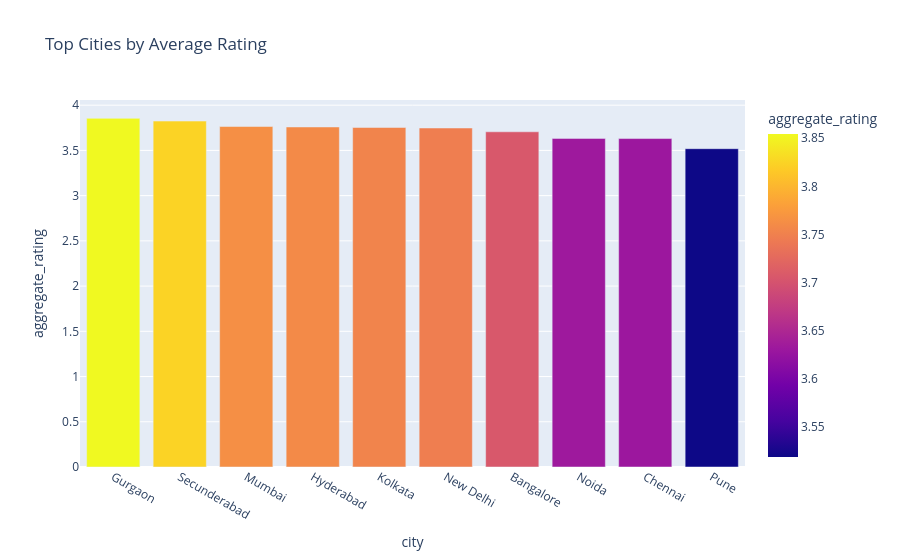

Write notebook code for a chart like this one.
### Markdown cell above
- There is a **weak positive relationship** between votes and ratings.
- Restaurants with higher votes tend to have **slightly better ratings**, but the trend is not very strong.
- Most restaurants are clustered in the **low votes (0–5000) range**, regardless of rating.
- A few restaurants have extremely high votes, acting as **outliers with high popularity**.
- Ratings remain mostly between **3.0 and 4.5** across all vote levels.
- Overall, **votes indicate popularity but do not strongly determine ratings**.

### Code cell
#city vs rating
city_rating = df.groupby('city')['aggregate_rating'].mean().sort_values(ascending=False).head(10).reset_index()
fig = px.bar(city_rating,x='city',y='aggregate_rating',color='aggregate_rating',title='Top Cities by Average Rating',color_continuous_scale='plasma')
fig.show()

### Figure 1 — Plotly figure (JSON) as saved in the notebook; plotly's stock layout.template omitted (floating-point values rounded to 4 significant figures)
{"data": [{"hovertemplate": "city=%{x}<br>aggregate_rating=%{marker.color}<extra></extra>", "legendgroup": "", "marker": {"color": [3.854, 3.824, 3.764, 3.759, 3.754, 3.748, 3.706, 3.633, 3.631, 3.519], "coloraxis": "coloraxis", "pattern": {"shape": ""}}, "name": "", "orientation": "v", "showlegend": false, "textposition": "auto", "type": "bar", "x": ["Gurgaon", "Secunderabad", "Mumbai", "Hyderabad", "Kolkata", "New Delhi", "Bangalore", "Noida", "Chennai", "Pune"], "xaxis": "x", "y": [3.854, 3.824, 3.764, 3.759, 3.754, 3.748, 3.706, 3.633, 3.631, 3.519], "yaxis": "y"}], "layout": {"barmode": "relative", "coloraxis": {"colorbar": {"title": {"text": "aggregate_rating"}}, "colorscale": [[0, "#0d0887"], [0.1111, "#46039f"], [0.2222, "#7201a8"], [0.3333, "#9c179e"], [0.4444, "#bd3786"], [0.5556, "#d8576b"], [0.6667, "#ed7953"], [0.7778, "#fb9f3a"], [0.8889, "#fdca26"], [1, "#f0f921"]]}, "legend": {"tracegroupgap": 0}, "title": {"text": "Top Cities by Average Rating"}, "xaxis": {"anchor": "y", "domain": [0, 1], "title": {"text": "city"}}, "yaxis": {"anchor": "x", "domain": [0, 1], "title": {"text": "aggregate_rating"}}}}
